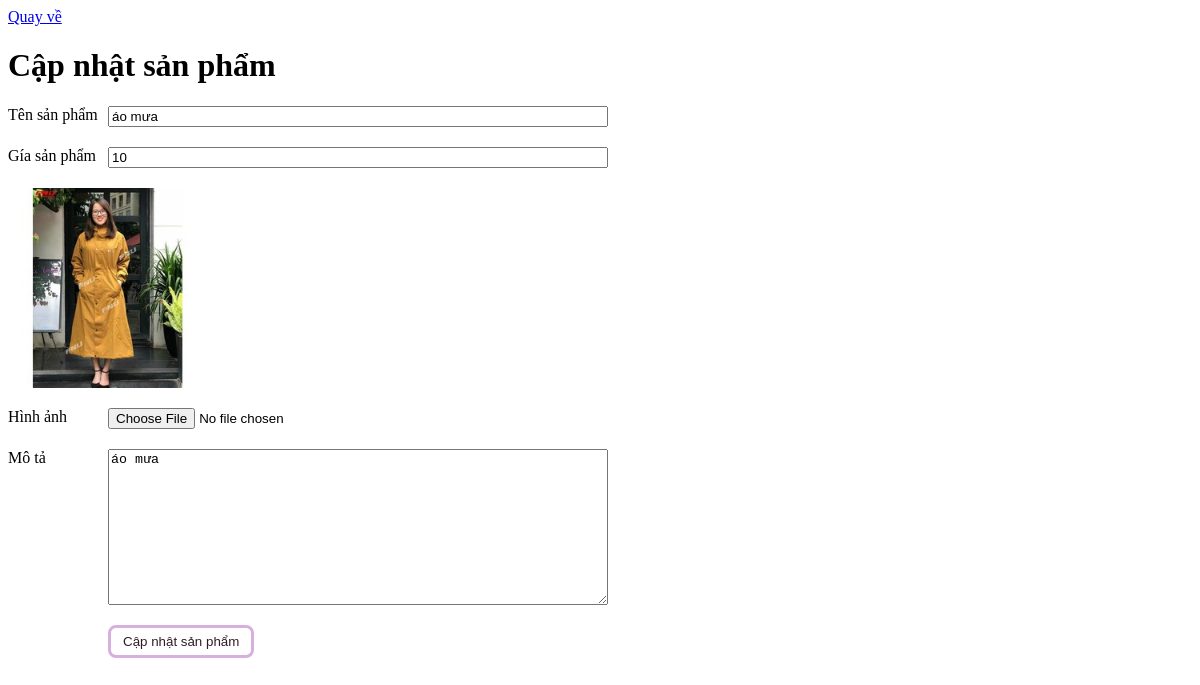
The page /suasanpham.php?id=8 on the database its author committed.
### tables this page shows
CREATE TABLE `sanpham` (
  `masp` int(11) NOT NULL,
  `tensp` varchar(100) NOT NULL,
  `gia` int(11) NOT NULL,
  `mota` varchar(255) NOT NULL,
  `imgURL` varchar(225) NOT NULL
);

### suasanpham.php (the view, shortened to what this page needs)
<?php
    require("ketNoiDatabase.php");
    $masp =(int) $_GET['id'];
    $sql = "SELECT * FROM `sanpham` WHERE `masp` = '$masp'";
    $query = mysqli_query($conn,$sql);
    $row = mysqli_fetch_array($query);
?>
<!DOCTYPE html>
<html lang="en">
<head>
</head>
<body>
    <a href="trangchu.php">Quay về </a>
    <h1>Cập nhật sản phẩm</h1>
    <form action="" method="POST" enctype="multipart/form-data">
        <div>
            <label for="ten">Tên sản phẩm</label>
            <input type="text" id='ten' name="ten" value="<?= $row["tensp"]?>">
        </div>
        <div>
            <label for="gia">Gía sản phẩm</label>
            <input type="number" id='gia' name="gia"  value="<?= $row["gia"]?>">
        </div>
        <div>
            <img style="width:200px;height: 200px;" src='./images/<?= $row["imgURL"]?>' alt="">
        </div>
        <div>
            <label for="file">Hình ảnh </label>
            <input type="file"  id="file" name="hinhanh" value="Choose File">
        </div>
        <div>
            <label for="mota">Mô tả </label>
            <textarea name="mota" id='mota'  cols="30" rows="10"><?= $row["mota"]?></textarea>
        </div>
        <button type="submit" name="submit">
        Cập nhật sản phẩm
        </button>
    </form>
</body>
</html>

### suasanpham.php (style rules this page uses)
form { width: 600px; }
div { display: flex; margin-bottom: 20px; }
label { width: 100px; }
input,textarea { flex: 1; }
button { margin-left: 100px; padding: 6px 12px; color: #2F1C25; background-color: transparent; border: 3px solid #D7B0DF; border-radius:8px; cursor: pointer; }

### rows shown on the page
sanpham: ten "áo mưa", gia "10", imgURL (picture), mota "áo mưa"
